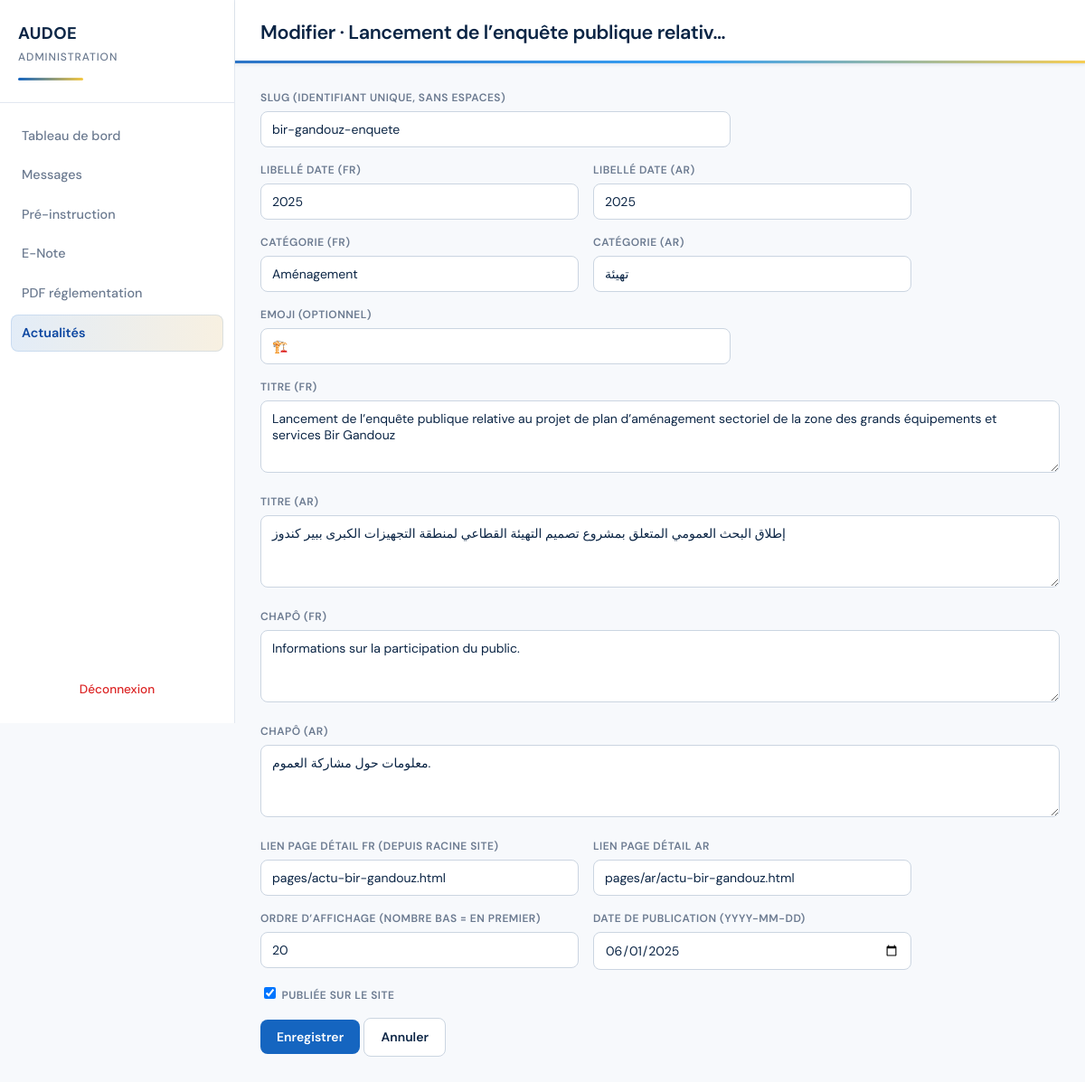
The page /admin/news-edit.php?id=2 (signed in) on the database its author committed.
### tables this page shows
CREATE TABLE IF NOT EXISTS news_articles (
  id INT UNSIGNED NOT NULL AUTO_INCREMENT,
  slug VARCHAR(120) NOT NULL,
  emoji VARCHAR(20) DEFAULT NULL,
  date_label_fr VARCHAR(120) NOT NULL,
  date_label_ar VARCHAR(120) NOT NULL,
  category_fr VARCHAR(100) NOT NULL,
  category_ar VARCHAR(100) NOT NULL,
  title_fr VARCHAR(500) NOT NULL,
  title_ar VARCHAR(500) NOT NULL,
  excerpt_fr VARCHAR(2000) NOT NULL,
  excerpt_ar VARCHAR(2000) NOT NULL,
  fr_path VARCHAR(500) NOT NULL COMMENT 'URL relative depuis la racine du site',
  ar_path VARCHAR(500) NOT NULL,
  sort_order INT NOT NULL DEFAULT 0,
  published TINYINT(1) NOT NULL DEFAULT 1,
  published_at DATE DEFAULT NULL,
  created_at DATETIME NOT NULL DEFAULT CURRENT_TIMESTAMP,
  updated_at DATETIME NOT NULL DEFAULT CURRENT_TIMESTAMP ON UPDATE CURRENT_TIMESTAMP,
  PRIMARY KEY (id),
  UNIQUE KEY uq_news_slug (slug),
  KEY idx_news_published_sort (published, sort_order),
  KEY idx_news_published_date (published, published_at)
);

### admin/bootstrap_admin.php (called while the page is built, shortened)
<?php
function admin_h(?string $s): string
{
    return htmlspecialchars((string) $s, ENT_QUOTES | ENT_SUBSTITUTE, 'UTF-8');
}

### admin/news-edit.php (the view, shortened to what this page needs)
<?php
require __DIR__ . '/bootstrap_admin.php';
require __DIR__ . '/includes/layout.php';
$pdo = admin_pdo();
$id = isset($_GET['id']) ? (int) $_GET['id'] : 0;
$row = null;
$titlePage = 'Nouvelle actualité';
if ($id > 0) {
    $stmt = $pdo->prepare('SELECT * FROM news_articles WHERE id = ?');
    $stmt->execute([$id]);
    $row = $stmt->fetch();
    $titlePage = 'Modifier · ' . admin_shorten((string) $row['title_fr'], 40);
}
$v = static function (string $key, $default = '') use ($row) {
    if ($row === null) {
        return $default;
    }
    return $row[$key] ?? $default;
};
admin_header($titlePage, 'news');
?>
<form method="post" action="news-save.php" class="admin-form">
<div class="field">
<label for="slug">Slug (identifiant unique, sans espaces)</label>
<input type="text" id="slug" name="slug" required value="<?= admin_h((string) $v('slug')) ?>" placeholder="ex. mois-urbain-2025"/>
</div>
<div class="row2">
<div class="field">
<label for="date_label_fr">Libellé date (FR)</label>
<input type="text" id="date_label_fr" name="date_label_fr" required value="<?= admin_h((string) $v('date_label_fr')) ?>"/>
</div>
<div class="field">
<label for="date_label_ar">Libellé date (AR)</label>
<input type="text" id="date_label_ar" name="date_label_ar" required value="<?= admin_h((string) $v('date_label_ar')) ?>"/>
</div>
</div>
<div class="row2">
<div class="field">
<label for="category_fr">Catégorie (FR)</label>
<input type="text" id="category_fr" name="category_fr" required value="<?= admin_h((string) $v('category_fr')) ?>"/>
</div>
<div class="field">
<label for="category_ar">Catégorie (AR)</label>
<input type="text" id="category_ar" name="category_ar" required value="<?= admin_h((string) $v('category_ar')) ?>"/>
</div>
</div>
<div class="field">
<label for="emoji">Emoji (optionnel)</label>
<input type="text" id="emoji" name="emoji" value="<?= admin_h((string) $v('emoji')) ?>" maxlength="20"/>
</div>
<div class="field">
<label for="title_fr">Titre (FR)</label>
<textarea id="title_fr" name="title_fr" rows="2" required><?= admin_h((string) $v('title_fr')) ?></textarea>
</div>
<div class="field">
<label for="title_ar">Titre (AR)</label>
<textarea id="title_ar" name="title_ar" rows="2" required><?= admin_h((string) $v('title_ar')) ?></textarea>
</div>
<div class="field">
<label for="excerpt_fr">Chapô (FR)</label>
<textarea id="excerpt_fr" name="excerpt_fr" rows="3" required><?= admin_h((string) $v('excerpt_fr')) ?></textarea>
</div>
<div class="field">
<label for="excerpt_ar">Chapô (AR)</label>
<textarea id="excerpt_ar" name="excerpt_ar" rows="3" required><?= admin_h((string) $v('excerpt_ar')) ?></textarea>
</div>
<div class="row2">
<div class="field">
<label for="fr_path">Lien page détail FR (depuis racine site)</label>
<input type="text" id="fr_path" name="fr_path" required value="<?= admin_h((string) $v('fr_path', 'pages/actu-exemple.html')) ?>" placeholder="pages/actu-….html"/>
</div>
<div class="field">
<label for="ar_path">Lien page détail AR</label>
<input type="text" id="ar_path" name="ar_path" required value="<?= admin_h((string) $v('ar_path', 'pages/ar/actu-exemple.html')) ?>"/>
</div>
</div>
<div class="row2">
<div class="field">
<label for="sort_order">Ordre d’affichage (nombre bas = en premier)</label>
<input type="number" id="sort_order" name="sort_order" value="<?= admin_h((string) $v('sort_order', '0')) ?>"/>
</div>
<div class="field">
<label for="published_at">Date de publication (YYYY-MM-DD)</label>
<input type="date" id="published_at" name="published_at" value="<?= admin_h((string) ($row['published_at'] ?? '')) ?>"/>
</div>
</div>
<div class="field">
<label><input type="checkbox" name="published" value="1" <?= ((int) $v('published', 1)) ? 'checked' : '' ?>/> Publiée sur le site</label>
</div>
<p>
<button type="submit" class="btn btn-primary">Enregistrer</button>
<a href="news.php" class="btn btn-secondary">Annuler</a>
</p>
</form>
<?php
admin_footer();

### admin/includes/layout.php (shortened to what this page needs)
<?php
function admin_header(string $title, string $active = ''): void
{
    $nav = [
        'dash' => ['dashboard.php', 'Tableau de bord'],
        'contacts' => ['contacts.php', 'Messages'],
        'pre' => ['preinstructions.php', 'Pré-instruction'],
        'enote' => ['enotes.php', 'E-Note'],
        'reg' => ['regulations.php', 'PDF réglementation'],
        'news' => ['news.php', 'Actualités'],
    ];
    ?>
<!DOCTYPE html>
<html lang="fr">
<head>
    <link rel="stylesheet" href="assets/admin.css"/>
</head>
<body class="admin-body">
<div class="admin-shell">
    <aside class="admin-sidebar" aria-label="Navigation">
        <a href="dashboard.php" class="admin-brand">
            <span class="admin-brand-mark">AUDOE</span>
            <span class="admin-brand-sub">Administration</span>
        </a>
        <nav class="admin-nav">
            <?php foreach ($nav as $key => $item) : ?>
                <a href="<?= admin_h($item[0]) ?>" class="admin-nav-item <?= $active === $key ? 'is-active' : '' ?>">
                    <?= admin_h($item[1]) ?>
                </a>
            <?php endforeach; ?>
        </nav>
        <a href="logout.php" class="admin-sidebar-logout">Déconnexion</a>
    </aside>
    <div class="admin-workspace">
        <header class="admin-page-head">
            <h1 class="admin-page-title"><?= admin_h($title) ?></h1>
        </header>
        <div class="admin-scroll">
    <?php
}
function admin_footer(): void
{
    ?>
        </div>
    </div>
</div>
</body>
</html>
    <?php
}

### admin/assets/admin.css (style rules this page uses)
:root { --navy: #0b2545; --blue: #1565c0; --sky: #2196f3; --gold: #c9952a; --gold-light: #f5c842; --bg: #f7f9fc; --surface: #ffffff; --surface-muted: #f1f5f9; --border: #e2e8f0; --border-strong: #cbd5e1; --text: var(--navy); --muted: #6b7a90; --accent: var(--blue); --accent-hover: #0d47a1; --accent-soft: rgba(21, 101, 192, 0.12); --gold-soft: rgba(201, 149, 42, 0.14); --danger: #dc2626; --danger-soft: #fef2f2; --ok: #1565c0; --ok-soft: #e3f2fd; --shadow: 0 1px 3px rgba(11, 37, 69, 0.08); --shadow-md: 0 4px 14px rgba(11, 37, 69, 0.1); --radius: 12px; --radius-sm: 8px; --font: "DM Sans", "Segoe UI", system-ui, sans-serif; }
* { box-sizing: border-box; }
body.admin-body { margin: 0; font-family: var(--font); background: var(--bg); color: var(--text); min-height: 100vh; line-height: 1.5; -webkit-font-smoothing: antialiased; }
.admin-shell { display: flex; min-height: 100vh; }
.admin-sidebar { width: 260px; flex-shrink: 0; background: var(--surface); border-right: 1px solid var(--border); display: flex; flex-direction: column; padding: 24px 0 16px; position: sticky; top: 0; align-self: flex-start; min-height: 100vh; }
.admin-brand { display: flex; flex-direction: column; gap: 2px; padding: 0 20px 24px; text-decoration: none; color: inherit; border-bottom: 1px solid var(--border); margin-bottom: 8px; }
.admin-brand-mark { font-weight: 700; font-size: 1.15rem; letter-spacing: 0.02em; color: var(--navy); }
.admin-brand::after { content: ""; display: block; margin-top: 12px; height: 3px; border-radius: 2px; background: linear-gradient(90deg, var(--blue), var(--gold-light)); max-width: 72px; }
.admin-brand-sub { font-size: 0.75rem; font-weight: 500; color: var(--muted); text-transform: uppercase; letter-spacing: 0.08em; }
.admin-nav { display: flex; flex-direction: column; gap: 2px; padding: 8px 12px; flex: 1; }
.admin-nav-item { display: block; padding: 10px 12px; border-radius: var(--radius-sm); color: var(--muted); text-decoration: none; font-size: 0.9rem; font-weight: 500; transition: background 0.15s, color 0.15s; }
.admin-nav-item.is-active { background: linear-gradient(90deg, var(--accent-soft), var(--gold-soft)); color: var(--accent-hover); font-weight: 600; box-shadow: inset 0 0 0 1px rgba(21, 101, 192, 0.12); }
.admin-sidebar-logout { margin: 16px 12px 0; padding: 10px 12px; text-align: center; font-size: 0.85rem; font-weight: 500; color: var(--danger); text-decoration: none; border-radius: var(--radius-sm); border: 1px solid transparent; transition: background 0.15s, border-color 0.15s; }
.admin-workspace { flex: 1; display: flex; flex-direction: column; min-width: 0; }
.admin-page-head { position: relative; background: var(--surface); border-bottom: 1px solid var(--border); padding: 20px 28px 18px; box-shadow: var(--shadow); }
.admin-page-head::after { content: ""; position: absolute; left: 0; right: 0; bottom: 0; height: 3px; background: linear-gradient(90deg, var(--blue), var(--sky) 55%, var(--gold-light)); opacity: 0.9; }
.admin-page-title { margin: 0; font-size: 1.35rem; font-weight: 600; letter-spacing: -0.02em; color: var(--navy); }
.admin-scroll { flex: 1; padding: 28px 28px 48px; max-width: 1280px; width: 100%; }
.admin-form .field { margin-bottom: 16px; }
.admin-form label { display: block; font-size: 0.75rem; font-weight: 600; color: var(--muted); margin-bottom: 6px; text-transform: uppercase; letter-spacing: 0.04em; }
.admin-form input[type="text"], .admin-form input[type="password"], .admin-form input[type="date"], .admin-form input[type="number"], .admin-form textarea, .admin-form select { width: 100%; max-width: 520px; padding: 10px 12px; border-radius: var(--radius-sm); border: 1px solid var(--border-strong); background: var(--surface); color: var(--text); font-size: 0.875rem; font-family: inherit; transition: border-color 0.15s, box-shadow 0.15s; }
.admin-form textarea { min-height: 80px; max-width: 100%; }
.admin-form .row2 { display: grid; grid-template-columns: 1fr 1fr; gap: 16px; max-width: 720px; }
.btn { display: inline-block; padding: 10px 18px; border-radius: var(--radius-sm); font-size: 0.875rem; cursor: pointer; border: none; text-decoration: none; font-family: inherit; font-weight: 600; transition: background 0.15s, transform 0.1s; }
.btn-primary { background: var(--accent); color: #fff; }
.btn-secondary { background: var(--surface); color: var(--text); border: 1px solid var(--border-strong); }

### rows shown on the page
news_articles: title_fr "Modifier · Lancement de l’enquête publique relativ…", slug "bir-gandouz-enquete", date_label_fr "2025", date_label_ar "2025", category_fr "Aménagement", category_ar "تهيئة", emoji "🏗️", title_fr "Lancement de l’enquête publique relative au projet de plan d’aménagement sectoriel de la zone des grands équipements et services Bir Gandouz", title_ar "إطلاق البحث العمومي المتعلق بمشروع تصميم التهيئة القطاعي لمنطقة التجهيزات الكبرى ببير كندوز", excerpt_fr "Informations sur la participation du public.", excerpt_ar "معلومات حول مشاركة العموم.", fr_path "pages/actu-bir-gandouz.html", ar_path "pages/ar/actu-bir-gandouz.html", sort_order "20", published_at "06/01/2025", published "☑"

### other values the page prints
admin_h($item[1]) "Tableau de bord"
admin_h($item[1]) "Messages"
admin_h($item[1]) "Pré-instruction"
admin_h($item[1]) "E-Note"
admin_h($item[1]) "PDF réglementation"
admin_h($item[1]) "Actualités"
